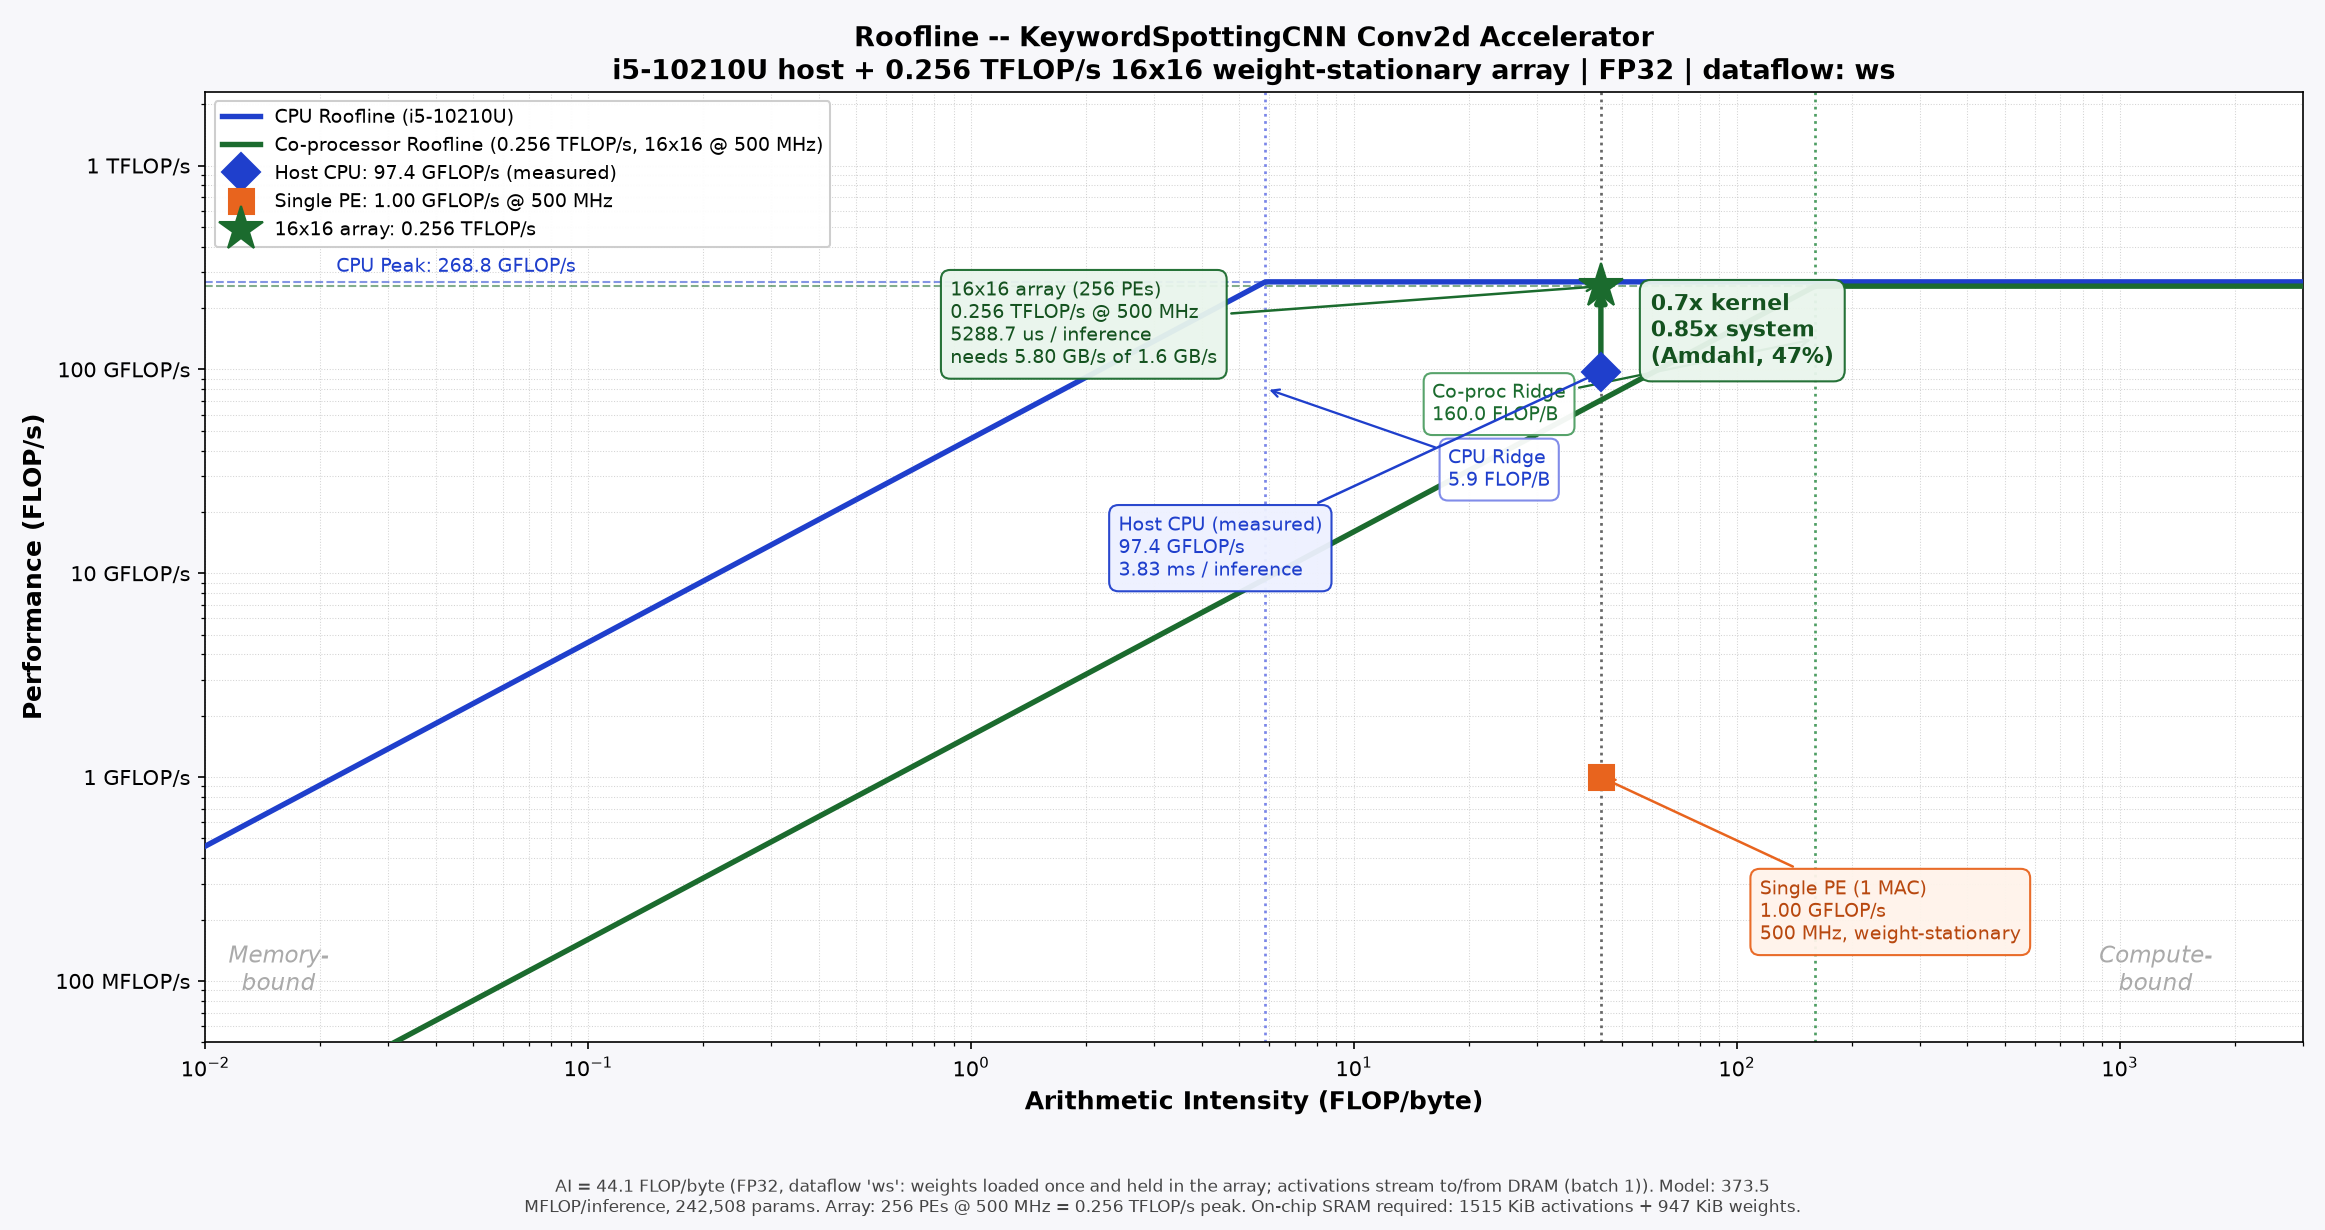

Source code (Python):
"""
Roofline analysis for the keyword-spotting CNN: host CPU vs. a proposed
weight-stationary AI chiplet.

Writes Profiling/roofline.png and Profiling/roofline.md.

Three classes of number live here -- keep them straight:
  * Derived from the model (exact, machine-independent): per-layer MACs and
    operand sizes, from torchinfo.
  * Measured on this machine: host CPU achieved GFLOP/s (timed here, batch 1).
  * Platform hypotheses (EDIT THESE): CPU peak FLOP/s and bandwidth, chiplet
    array size / frequency / interface bandwidth, accelerated fraction.

DATAFLOW MODELS (--dataflow):
  none    Every operand fetched from DRAM per layer, no reuse. Worst case.
  ws      Weight-stationary: each weight loaded into the PE array once and
          reused across the whole feature map and the whole batch. Activations
          still stream to/from DRAM between layers.
  fused   Weight-stationary AND activations kept in on-chip SRAM between
          layers (layer fusion). Only the mel input, the logits, and the
          weights ever cross the DRAM interface. Requires enough SRAM to hold
          the largest live activation pair -- the script reports how much.

Requirements:
    pip install torch torchinfo matplotlib

Usage:
    python Profiling/roofline.py
    python Profiling/roofline.py --dataflow fused --freq-mhz 500 --array 32x32
    python Profiling/roofline.py --dataflow fused --bytes-per-elem 1   # INT8
"""

import argparse
import sys
import time
from pathlib import Path

_MISSING = []
try:
    import torch
except ImportError:
    _MISSING.append("torch")
try:
    from torchinfo import summary
except ImportError:
    _MISSING.append("torchinfo")
try:
    import matplotlib
    matplotlib.use("Agg")  # headless: never needs a display
    import matplotlib.pyplot as plt
    from matplotlib.ticker import FuncFormatter
except ImportError:
    _MISSING.append("matplotlib")

if _MISSING:
    sys.exit(
        "Missing required package(s): " + ", ".join(_MISSING) + "\n"
        "Install with:  pip install " + " ".join(_MISSING) + "\n"
        "(for torch, see https://pytorch.org/get-started/locally/ to get the "
        "right CUDA build for your machine)"
    )

REPO_ROOT = Path(__file__).resolve().parent.parent
sys.path.insert(0, str(REPO_ROOT / "src"))

from model import KeywordSpottingCNN  # noqa: E402


def load_dataset_config():
    try:
        import dataset
        return dataset.N_MELS, dataset.NUM_CLASSES
    except Exception:
        return 40, 12


N_MELS, NUM_CLASSES = load_dataset_config()

# ---------------------------------------------------------------------------
# PLATFORM HYPOTHESES -- edit or override on the command line
# ---------------------------------------------------------------------------
# Host CPU: Intel Core i5-10210U (4C/8T, AVX2, boost ~4.2 GHz, DDR4-2667 dual ch.)
#   peak FP32 = 4 cores x 2 FMA x 8 lanes x 2 flop x 4.2 GHz ~= 268.8 GFLOP/s
DEFAULT_CPU_NAME = "i5-10210U"
DEFAULT_CPU_GFLOPS = 268.8
DEFAULT_CPU_BW = 45.8

# Chiplet: weight-stationary systolic array. Peak is derived from array size
# and clock, not hardcoded: rows x cols MACs x 2 FLOP/MAC x frequency.
DEFAULT_ARRAY = "16x16"
DEFAULT_FREQ_MHZ = 500.0
DEFAULT_CHIPLET_BW = 1.6  # GB/s sustained over the host/DRAM interface

# Share of host runtime spent in Conv2d, i.e. the part the chiplet takes over.
# Source: torch.profiler on this model, batch 1 -- aten::convolution accounted
# for ~47% of forward CPU time. Override with --accel-fraction.
DEFAULT_ACCEL_FRACTION = 0.47

DTYPE_NAME = {4: "FP32", 2: "FP16", 1: "INT8"}


def parse_args():
    p = argparse.ArgumentParser(description="Roofline plot for the KWS CNN")
    p.add_argument("--cpu-name", default=DEFAULT_CPU_NAME)
    p.add_argument("--cpu-gflops", type=float, default=DEFAULT_CPU_GFLOPS,
                   help="host CPU peak throughput, GFLOP/s")
    p.add_argument("--cpu-bw", type=float, default=DEFAULT_CPU_BW,
                   help="host CPU peak memory bandwidth, GB/s")
    p.add_argument("--array", default=DEFAULT_ARRAY,
                   help="PE array dimensions, e.g. 16x16 or 32x32")
    p.add_argument("--freq-mhz", type=float, default=DEFAULT_FREQ_MHZ,
                   help="chiplet clock frequency in MHz")
    p.add_argument("--chiplet-bw", type=float, default=DEFAULT_CHIPLET_BW,
                   help="chiplet interface bandwidth, GB/s")
    p.add_argument("--dataflow", default="ws", choices=["none", "ws", "fused"],
                   help="DRAM traffic model (see module docstring)")
    p.add_argument("--bytes-per-elem", type=int, default=4, choices=[1, 2, 4],
                   help="4 = FP32 (default), 2 = FP16/BF16, 1 = INT8")
    p.add_argument("--batch-size", type=int, default=1,
                   help="inferences per weight load (weight-stationary amortisation)")
    p.add_argument("--accel-fraction", type=float, default=DEFAULT_ACCEL_FRACTION,
                   help="fraction of host runtime the chiplet replaces (Amdahl)")
    p.add_argument("--measure-iters", type=int, default=100,
                   help="timed CPU iterations for the measured point (0 to skip)")
    p.add_argument("--out-png", default=str(Path(__file__).resolve().parent / "roofline.png"))
    p.add_argument("--out-md", default=str(Path(__file__).resolve().parent / "roofline.md"))
    return p.parse_args()


def numel(shape):
    n = 1
    for d in shape:
        n *= d
    return n


# ---------------------------------------------------------------------------
# Model-derived quantities
# ---------------------------------------------------------------------------

def analyse_model(args):
    model = KeywordSpottingCNN(num_classes=NUM_CLASSES).to("cpu")
    model.eval()
    input_shape = (1, 1, N_MELS, args.time_frames) if hasattr(args, "time_frames") \
        else (1, 1, N_MELS, 101)
    result = summary(model, input_size=input_shape, device="cpu", verbose=0)

    layers = []
    for li in result.summary_list:
        if not (li.is_leaf_layer and li.macs > 0):
            continue
        layers.append({
            "name": li.get_layer_name(show_var_name=True, show_depth=True),
            "macs": li.macs,
            "in_elems": numel(li.input_size),
            "out_elems": numel(li.output_size),
            "weight_elems": li.num_params,
        })
    layers.sort(key=lambda d: d["macs"], reverse=True)

    # Activation SRAM needed for the fused dataflow: the largest pair of
    # consecutive live tensors (produce into one buffer while reading another).
    acts = sorted({ly["out_elems"] for ly in layers}, reverse=True)
    peak_pair_elems = sum(acts[:2]) if len(acts) >= 2 else (acts[0] if acts else 0)

    return model, result, layers, input_shape, peak_pair_elems


def dram_bytes(args, layers, input_shape, total_weight_elems):
    """DRAM traffic per batch under the selected dataflow."""
    b = args.bytes_per_elem
    n = args.batch_size

    if args.dataflow == "none":
        # Every operand re-fetched, every layer, every sample.
        elems = sum(ly["in_elems"] + ly["out_elems"] + ly["weight_elems"]
                    for ly in layers) * n
        note = "all operands from DRAM every layer, no reuse"
    elif args.dataflow == "ws":
        # Weights loaded once for the whole batch; activations still stream.
        elems = sum(ly["in_elems"] + ly["out_elems"] for ly in layers) * n \
            + total_weight_elems
        note = (f"weights loaded once and held in the array; activations stream "
                f"to/from DRAM (batch {n})")
    else:  # fused
        # Only the mel input, the logits and the weights cross the interface.
        elems = (numel(input_shape) + NUM_CLASSES) * n + total_weight_elems
        note = (f"weights resident in the array; activations stay in on-chip "
                f"SRAM between layers (batch {n})")

    return elems * b, note


# ---------------------------------------------------------------------------
# Measured host point
# ---------------------------------------------------------------------------

def measure_cpu_gflops(model, input_shape, total_flops, iters):
    if iters <= 0:
        return None, None
    x = torch.randn(*input_shape)
    with torch.no_grad():
        for _ in range(max(iters // 5, 5)):
            model(x)
        times = []
        for _ in range(iters):
            t0 = time.perf_counter()
            model(x)
            times.append(time.perf_counter() - t0)
    times.sort()
    median_s = times[len(times) // 2]
    return total_flops / median_s / 1e9, median_s * 1000.0


# ---------------------------------------------------------------------------
# Plot
# ---------------------------------------------------------------------------

def flops_fmt(v, _pos):
    if v >= 1e3:
        return f"{v / 1e3:g} TFLOP/s"
    if v >= 1:
        return f"{v:g} GFLOP/s"
    return f"{v * 1e3:g} MFLOP/s"


def make_plot(args, ctx):
    cpu_peak = args.cpu_gflops
    chip_peak = ctx["chip_peak_gflops"]
    cpu_ridge = cpu_peak / args.cpu_bw
    chip_ridge = chip_peak / args.chiplet_bw
    ai = ctx["ai"]

    fig, ax = plt.subplots(figsize=(15.5, 8.2))
    fig.patch.set_facecolor("#F7F7FA")

    ai_min, ai_max = 1e-2, 3e3
    xs = [ai_min * (ai_max / ai_min) ** (i / 600.0) for i in range(601)]

    ax.plot(xs, [min(cpu_peak, args.cpu_bw * x) for x in xs],
            color="#1F3FCC", lw=2.6, zorder=3,
            label=f"CPU Roofline ({args.cpu_name})")
    ax.plot(xs, [min(chip_peak, args.chiplet_bw * x) for x in xs],
            color="#1B6B2E", lw=2.6, zorder=3,
            label=f"Co-processor Roofline ({chip_peak/1e3:.3f} TFLOP/s, "
                  f"{ctx['array_r']}x{ctx['array_c']} @ {args.freq_mhz:g} MHz)")

    ax.axhline(cpu_peak, color="#1F3FCC", ls="--", lw=1.0, alpha=0.55, zorder=2)
    ax.annotate(f"CPU Peak: {cpu_peak:.1f} GFLOP/s", (ai_min * 2.2, cpu_peak * 1.12),
                fontsize=9, color="#1F3FCC")
    ax.axhline(chip_peak, color="#1B6B2E", ls="--", lw=1.0, alpha=0.55, zorder=2)

    ax.axvline(cpu_ridge, color="#7A86E8", ls=":", lw=1.3, zorder=2)
    ax.axvline(chip_ridge, color="#4E9E63", ls=":", lw=1.3, zorder=2)
    ax.axvline(ai, color="#666666", ls=":", lw=1.3, zorder=2)

    box = dict(boxstyle="round,pad=0.45", fc="white", ec="#7A86E8", alpha=0.95)
    ax.annotate(f"CPU Ridge\n{cpu_ridge:.1f} FLOP/B", xy=(cpu_ridge, cpu_peak * 0.30),
                xytext=(cpu_ridge * 3.0, cpu_peak * 0.10), fontsize=9, color="#1F3FCC",
                bbox=box, arrowprops=dict(arrowstyle="->", color="#1F3FCC", lw=1.1))
    ax.annotate(f"Co-proc Ridge\n{chip_ridge:.1f} FLOP/B", xy=(chip_ridge, chip_peak * 0.55),
                xytext=(chip_ridge * 0.10, chip_peak * 0.22), fontsize=9, color="#1B6B2E",
                bbox=dict(boxstyle="round,pad=0.45", fc="white", ec="#4E9E63", alpha=0.95),
                arrowprops=dict(arrowstyle="->", color="#1B6B2E", lw=1.1))

    # --- plotted operating points ---
    if ctx["cpu_measured_gflops"]:
        ax.plot([ai], [ctx["cpu_measured_gflops"]], "D", color="#1F3FCC", ms=13, zorder=6,
                label=f"Host CPU: {ctx['cpu_measured_gflops']:.1f} GFLOP/s (measured)")
        ax.annotate(
            f"Host CPU (measured)\n{ctx['cpu_measured_gflops']:.1f} GFLOP/s\n"
            f"{ctx['cpu_ms']:.2f} ms / inference",
            xy=(ai, ctx["cpu_measured_gflops"]),
            xytext=(ai * 0.055, ctx["cpu_measured_gflops"] * 0.10), fontsize=9,
            color="#1F3FCC",
            bbox=dict(boxstyle="round,pad=0.5", fc="#EEF1FF", ec="#1F3FCC", alpha=0.95),
            arrowprops=dict(arrowstyle="->", color="#1F3FCC", lw=1.2))

    pe_gflops = ctx["pe_gflops"]
    ax.plot([ai], [pe_gflops], "s", color="#E8641E", ms=12, zorder=6,
            label=f"Single PE: {pe_gflops:.2f} GFLOP/s @ {args.freq_mhz:g} MHz")
    ax.annotate(
        f"Single PE (1 MAC)\n{pe_gflops:.2f} GFLOP/s\n{args.freq_mhz:g} MHz, "
        f"weight-stationary",
        xy=(ai, pe_gflops), xytext=(ai * 2.6, pe_gflops * 0.16), fontsize=9,
        color="#B8480F",
        bbox=dict(boxstyle="round,pad=0.5", fc="#FFF3EA", ec="#E8641E", alpha=0.95),
        arrowprops=dict(arrowstyle="->", color="#E8641E", lw=1.2))

    ax.plot([ai], [chip_peak], "*", color="#1B6B2E", ms=22, zorder=7,
            label=f"{ctx['array_r']}x{ctx['array_c']} array: "
                  f"{chip_peak/1e3:.3f} TFLOP/s")
    ax.annotate(
        f"{ctx['array_r']}x{ctx['array_c']} array ({ctx['n_pe']:,} PEs)\n"
        f"{chip_peak/1e3:.3f} TFLOP/s @ {args.freq_mhz:g} MHz\n"
        f"{ctx['latency_us']:.1f} us / inference\n"
        f"needs {ctx['required_bw']:.2f} GB/s of {args.chiplet_bw:.1f} GB/s",
        xy=(ai, chip_peak), xytext=(ai * 0.020, chip_peak * 0.42), fontsize=9,
        color="#14521F",
        bbox=dict(boxstyle="round,pad=0.5", fc="#E9F5EC", ec="#1B6B2E", alpha=0.95),
        arrowprops=dict(arrowstyle="->", color="#1B6B2E", lw=1.2))

    if ctx["cpu_measured_gflops"]:
        ax.annotate("", xy=(ai, chip_peak), xytext=(ai, ctx["cpu_measured_gflops"]),
                    arrowprops=dict(arrowstyle="-|>", color="#1B6B2E", lw=2.6))
        ax.annotate(
            f"{ctx['kernel_speedup']:.1f}x kernel\n{ctx['system_speedup']:.2f}x system\n"
            f"(Amdahl, {args.accel_fraction:.0%})",
            xy=(ai * 1.35, chip_peak * 0.42), fontsize=10.5, color="#14521F",
            fontweight="bold",
            bbox=dict(boxstyle="round,pad=0.5", fc="#E9F5EC", ec="#1B6B2E", alpha=0.95))

    ax.annotate(f"AI = {ai:,.0f} FLOP/B", xy=(ai * 1.1, ai_min * 1.5),
                fontsize=9, color="#444444", rotation=90)

    ax.text(0.035, 0.055, "Memory-\nbound", transform=ax.transAxes, fontsize=11,
            color="#AAAAAA", style="italic", ha="center")
    ax.text(0.93, 0.055, "Compute-\nbound", transform=ax.transAxes, fontsize=11,
            color="#AAAAAA", style="italic", ha="center")

    ax.set_xscale("log")
    ax.set_yscale("log")
    ax.set_xlim(ai_min, ai_max)
    ax.set_ylim(0.05, chip_peak * 9)
    ax.yaxis.set_major_formatter(FuncFormatter(flops_fmt))
    ax.set_xlabel("Arithmetic Intensity (FLOP/byte)", fontsize=12, fontweight="bold")
    ax.set_ylabel("Performance (FLOP/s)", fontsize=12, fontweight="bold")
    ax.set_title(
        "Roofline -- KeywordSpottingCNN Conv2d Accelerator\n"
        f"{args.cpu_name} host + {chip_peak/1e3:.3f} TFLOP/s "
        f"{ctx['array_r']}x{ctx['array_c']} weight-stationary array | "
        f"{DTYPE_NAME[args.bytes_per_elem]} | dataflow: {args.dataflow}",
        fontsize=13, fontweight="bold")
    ax.grid(True, which="both", ls=":", lw=0.5, alpha=0.55)
    ax.legend(loc="upper left", fontsize=9, framealpha=0.95)

    # Wrap the footnote: a single long line gets clipped at the figure edges.
    import textwrap
    footnote = "\n".join(textwrap.wrap(ctx["footnote"], width=155))
    fig.text(0.5, 0.010, footnote, ha="center", va="bottom",
             fontsize=8, color="#444444")
    fig.tight_layout(rect=(0, 0.075, 1, 1))
    fig.savefig(args.out_png, dpi=150, facecolor=fig.get_facecolor())
    plt.close(fig)


# ---------------------------------------------------------------------------

def main():
    args = parse_args()
    args.time_frames = 101
    torch.manual_seed(42)

    try:
        rows, cols = (int(v) for v in args.array.lower().split("x"))
    except ValueError:
        sys.exit(f"--array must look like 16x16, got {args.array!r}")

    model, result, layers, input_shape, peak_pair_elems = analyse_model(args)

    total_macs = sum(ly["macs"] for ly in layers)
    total_weight_elems = sum(ly["weight_elems"] for ly in layers)
    flops_per_inf = total_macs * 2
    total_flops = flops_per_inf * args.batch_size

    byts, dataflow_note = dram_bytes(args, layers, input_shape, total_weight_elems)
    ai = total_flops / byts

    n_pe = rows * cols
    pe_gflops = 2 * args.freq_mhz * 1e6 / 1e9          # 1 MAC = 2 FLOP per cycle
    chip_peak_gflops = pe_gflops * n_pe
    chip_ridge = chip_peak_gflops / args.chiplet_bw
    cpu_ridge = args.cpu_gflops / args.cpu_bw

    # Attainable performance is the roofline minimum, not the peak.
    chip_attainable = min(chip_peak_gflops, args.chiplet_bw * ai)
    latency_us = flops_per_inf / (chip_attainable * 1e9) * 1e6
    required_bw = chip_peak_gflops / ai

    cpu_gflops_meas, cpu_ms = measure_cpu_gflops(
        model, input_shape, flops_per_inf, args.measure_iters)

    kernel_speedup = (chip_attainable / cpu_gflops_meas) if cpu_gflops_meas else None
    if kernel_speedup:
        f = args.accel_fraction
        system_speedup = 1.0 / ((1 - f) + f / kernel_speedup)
    else:
        system_speedup = None

    sram_kib = peak_pair_elems * args.bytes_per_elem / 1024
    weight_kib = total_weight_elems * args.bytes_per_elem / 1024
    dtype = DTYPE_NAME[args.bytes_per_elem]

    footnote = (
        f"AI = {ai:,.1f} FLOP/byte ({dtype}, dataflow '{args.dataflow}': {dataflow_note}). "
        f"Model: {flops_per_inf/1e6:.1f} MFLOP/inference, {result.total_params:,} params. "
        f"Array: {n_pe:,} PEs @ {args.freq_mhz:g} MHz = {chip_peak_gflops/1e3:.3f} TFLOP/s peak. "
        f"On-chip SRAM required: {sram_kib:.0f} KiB activations + {weight_kib:.0f} KiB weights."
    )

    ctx = {
        "ai": ai, "array_r": rows, "array_c": cols, "n_pe": n_pe,
        "pe_gflops": pe_gflops, "chip_peak_gflops": chip_peak_gflops,
        "cpu_measured_gflops": cpu_gflops_meas, "cpu_ms": cpu_ms,
        "kernel_speedup": kernel_speedup, "system_speedup": system_speedup,
        "latency_us": latency_us, "required_bw": required_bw, "footnote": footnote,
    }
    make_plot(args, ctx)

    bound = "compute-bound" if ai >= chip_ridge else "memory-bound"
    md = [
        "# Roofline Analysis -- Keyword Spotting CNN",
        "",
        f"**Model:** `KeywordSpottingCNN` ({result.total_params:,} params, "
        f"{NUM_CLASSES} classes)  ",
        f"**Input:** `{list(input_shape)}` (batch, channel, n_mels, time frames)  ",
        f"**Precision:** {dtype} ({args.bytes_per_elem} byte/element)  ",
        f"**Dataflow:** `{args.dataflow}` -- {dataflow_note}",
        "",
        f"![Roofline]({Path(args.out_png).name})",
        "",
        "## Platforms",
        "",
        "> Peak numbers are **hypotheses** except where marked measured. Override with "
        "`--cpu-gflops`, `--cpu-bw`, `--array`, `--freq-mhz`, `--chiplet-bw`.",
        "",
        "| Platform | Peak | Bandwidth | Ridge point |",
        "| -------- | ---- | --------- | ----------- |",
        f"| {args.cpu_name} (host) | {args.cpu_gflops:,.1f} GFLOP/s | "
        f"{args.cpu_bw:,.1f} GB/s | {cpu_ridge:.1f} FLOP/byte |",
        f"| Chiplet {rows}x{cols} @ {args.freq_mhz:g} MHz | "
        f"{chip_peak_gflops:,.1f} GFLOP/s ({chip_peak_gflops/1e3:.3f} TFLOP/s) | "
        f"{args.chiplet_bw:,.1f} GB/s | {chip_ridge:,.1f} FLOP/byte |",
        "",
        "## Workload",
        "",
        "| Quantity | Value |",
        "| -------- | ----- |",
        f"| MACs per inference | {total_macs:,} |",
        f"| FLOPs per inference | {flops_per_inf:,} ({flops_per_inf/1e6:.1f} MFLOP) |",
        f"| DRAM bytes per batch | {byts:,} |",
        f"| **Arithmetic intensity** | **{ai:,.2f} FLOP/byte** |",
        f"| Bound on chiplet | **{bound}** (AI {ai:,.1f} vs ridge {chip_ridge:,.1f}) |",
        f"| Attainable on chiplet | {chip_attainable:,.1f} GFLOP/s |",
        f"| Latency per inference | {latency_us:.1f} us |",
        "",
        "## Interface Bandwidth",
        "",
        "```",
        "Required BW = chiplet peak / arithmetic intensity",
        f"            = {chip_peak_gflops:.1f} GFLOP/s / {ai:,.2f} FLOP/byte",
        f"            = {required_bw:.2f} GB/s",
        "```",
        "",
        f"Provided: {args.chiplet_bw:.1f} GB/s "
        f"({args.chiplet_bw / required_bw:.2f}x margin).",
        "",
        "## On-Chip SRAM Required",
        "",
        "| Buffer | Size |",
        "| ------ | ---- |",
        f"| Weights (all layers, resident) | {weight_kib:.1f} KiB |",
        f"| Activations (largest live pair) | {sram_kib:.1f} KiB |",
        f"| **Total** | **{weight_kib + sram_kib:.1f} KiB** |",
        "",
    ]

    if cpu_gflops_meas:
        md += [
            "## Speedup",
            "",
            "| Quantity | Value |",
            "| -------- | ----- |",
            f"| Host CPU achieved (measured, batch 1) | {cpu_gflops_meas:.1f} GFLOP/s "
            f"({cpu_ms:.2f} ms/inference) |",
            f"| Chiplet attainable | {chip_attainable:,.1f} GFLOP/s |",
            f"| Kernel speedup | {kernel_speedup:.1f}x |",
            f"| Accelerated fraction (Amdahl) | {args.accel_fraction:.0%} |",
            f"| **System speedup** | **{system_speedup:.2f}x** |",
            "",
            "```",
            f"Speedup_system = 1 / ((1 - {args.accel_fraction:.3f}) + "
            f"{args.accel_fraction:.3f} / {kernel_speedup:.1f})",
            f"               = {system_speedup:.2f}x",
            "```",
            "",
        ]

    md += [
        "## Dataflow Comparison",
        "",
        "Same model, same precision -- only the DRAM traffic model changes:",
        "",
        "| Dataflow | DRAM bytes | AI (FLOP/byte) |",
        "| -------- | ---------- | -------------- |",
    ]
    for df in ("none", "ws", "fused"):
        saved = args.dataflow
        args.dataflow = df
        b_df, _ = dram_bytes(args, layers, input_shape, total_weight_elems)
        args.dataflow = saved
        md.append(f"| `{df}` | {b_df:,} | {total_flops / b_df:,.2f} |")

    md += [
        "",
        "Weight-stationary alone moves the needle very little at batch 1: the weights",
        f"are only {weight_kib:.0f} KiB of the traffic, while the activations are the bulk.",
        "The large gain comes from keeping activations on-chip between layers (`fused`).",
        "",
        "## Precision Note",
        "",
        "Operation count is fixed by the architecture, so AI scales inversely with bytes",
        "per element: FP32 -> INT8 divides DRAM traffic by 4 and multiplies AI by 4.",
        "Re-run with `--bytes-per-elem 1` for the INT8 roofline.",
    ]

    Path(args.out_md).write_text("\n".join(md) + "\n", encoding="utf-8")

    print(f"Wrote {args.out_png}")
    print(f"Wrote {args.out_md}")
    print(f"\nDataflow '{args.dataflow}' | {dtype} | AI = {ai:,.2f} FLOP/byte")
    print(f"Chiplet {rows}x{cols} @ {args.freq_mhz:g} MHz = "
          f"{chip_peak_gflops:,.1f} GFLOP/s peak, ridge {chip_ridge:,.1f} -> {bound}")
    print(f"Attainable {chip_attainable:,.1f} GFLOP/s, {latency_us:.1f} us/inference")
    if cpu_gflops_meas:
        print(f"CPU measured {cpu_gflops_meas:.1f} GFLOP/s -> "
              f"{kernel_speedup:.1f}x kernel, {system_speedup:.2f}x system")


if __name__ == "__main__":
    main()
